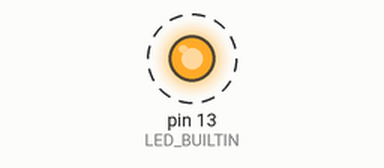
Simulated run of this sketch. Board: Arduino Uno, built with avr-gcc and run on an emulated ATmega328P. Shown: output pins drawn as LEDs (lit = HIGH). Dashed ring = blinking. What the sketch prints to the serial monitor is not drawn.

Above: at 1.0 s.
Timing chart, 0 to 5.1 s (numbered marks = the images above):
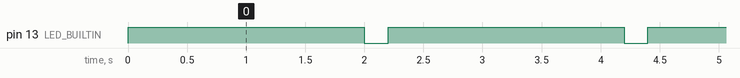

The sketch:

debug_test.ino
```cpp
// Initialize global variables x and y
int x = 0;
int y = 0;

void setup()
{
  Serial.begin(9600);
  // Initialize digital pin LED_BUILTIN as an output
  pinMode(LED_BUILTIN, OUTPUT);
}


void loop()
{
  digitalWrite(LED_BUILTIN, HIGH);   // Turn the LED on
  x++;                               // Increment in one unit x
  y--;                               // Decrement in one unit y
  // WATCH: x == 1, y == -1 on first run. x then becomes 2, y -2, etc.
  // Step-through takes you through the underlying functions used to iterate through string (i.e. for the printToConsole function).
  printToConsole();
  delay(2000);                       // Wait for a second

  digitalWrite(LED_BUILTIN, LOW);    // Turn the LED off
  delay(200);                       // Wait for a second
}

void printToConsole()
{
  Serial.print("x = ");Serial.println(x);
  Serial.print("y = ");Serial.println(y);
}
```

Measured:
- by itself, pin 13 (LED_BUILTIN): alternates HIGH for 2.0 s and LOW for 0.20 s
